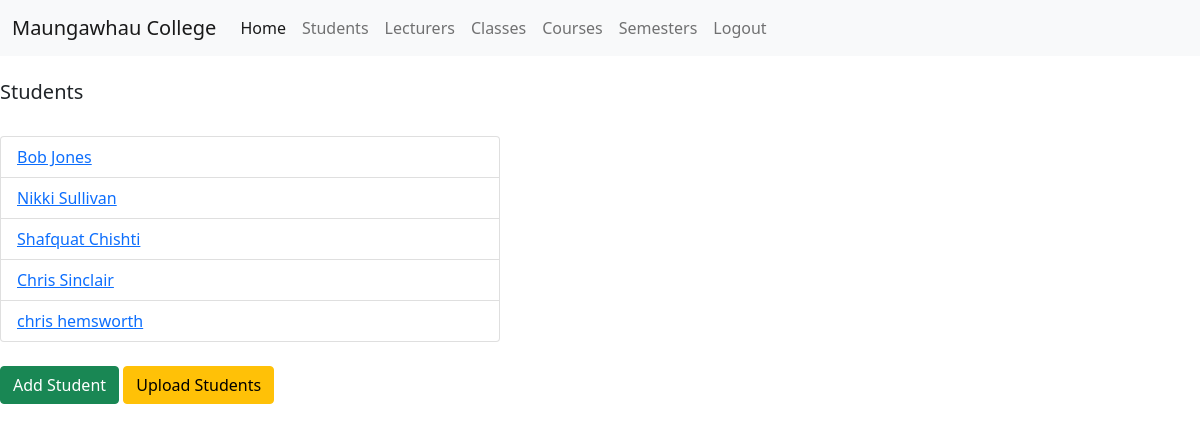
The page /students/ (signed in) on the database its author committed.
### attendance/models.py (models this page shows, shortened)
class Student(models.Model):
    student_id = models.AutoField(validators=[MinValueValidator(1000000), MaxValueValidator(20000000)],
                                  primary_key=True)
    dob = models.DateField(blank=True, null=True)
    user = models.OneToOneField(User, on_delete=models.CASCADE)
    def __str__(self):
        return self.user.first_name + " " + self.user.last_name

### attendance/views.py (the view)
# urls.py: path('students/', ListStudent.as_view(), name="student-list"),
class ListStudent(ListView):
    model = Student
    template_name = "student/student-list.html"

### attendance/templates/student/student-list.html
{% extends 'base.html' %}
{% block content %}
    {% if user.is_authenticated and user.is_superuser %}
        <br>
        <h5> {% block title %}
            Students
        {% endblock %}  </h5>
        <br>
        <ul class="list-group" style="width: 400px">
            {% for Student in object_list %}
                <li class="list-group-item" style="width: 500px">
                    <a href="{% url 'student-detail' Student.student_id %}">{{ Student }}</a>
                </li>
            {% endfor %}
        </ul>
        <br>
        <a href="{% url 'add-student' %}" class="btn btn-success">Add Student</a>
        <a href="{% url 'upload-students' %}" class="btn btn-warning" method="post">Upload Students</a>
    {% else %}
        <h1>YOU DON'T HAVE ACCESS</h1>
    {% endif %}
{% endblock %}

### rows shown on the page
Student: user.last_name "Bob Jones"
Student: user.last_name "Nikki Sullivan"
Student: user.last_name "Shafquat Chishti"
Student: user.last_name "Chris Sinclair"
Student: user.last_name "chris hemsworth"
